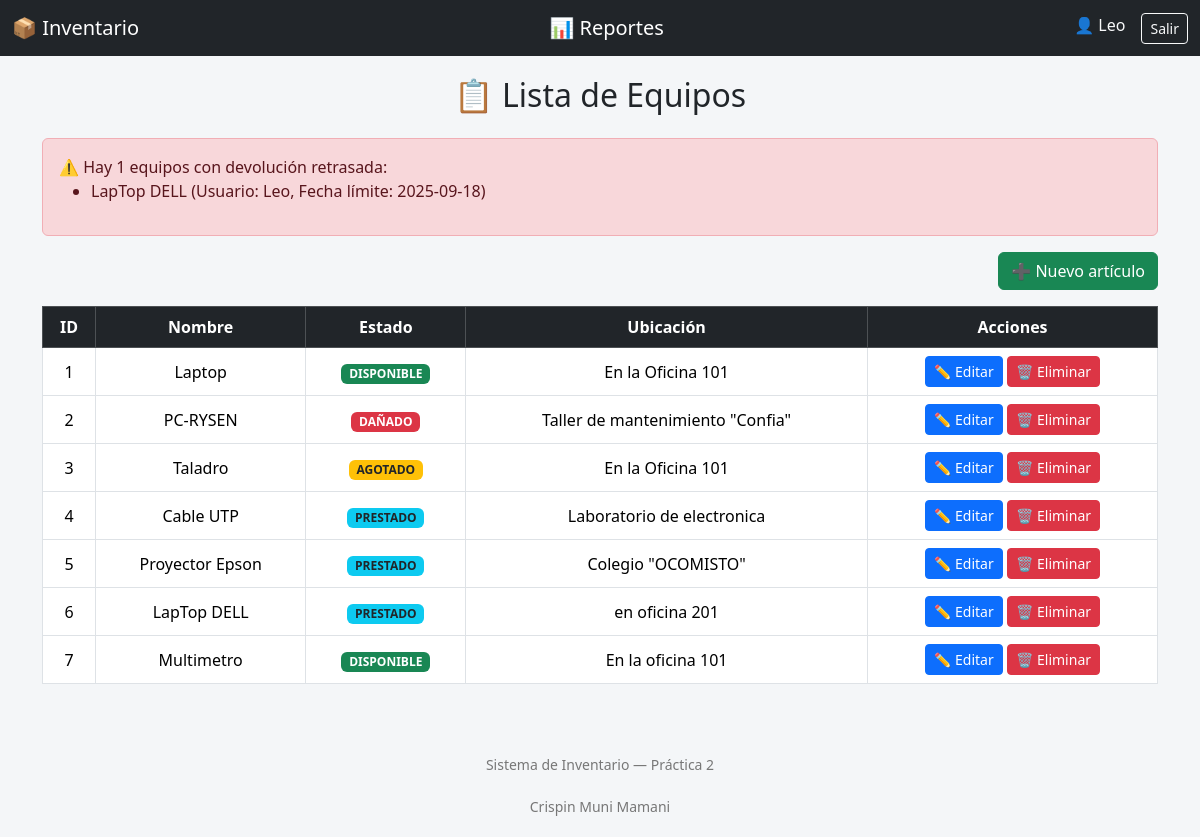
Page /articulos (signed in) on the committed database.
### tables this page shows
CREATE TABLE usuarios(
    id INTEGER PRIMARY KEY AUTOINCREMENT,
    nombre VARCHAR(80),
    cargo VARCHAR(20) CHECK(cargo IN ('Admin','Supervisor','Usuario'))
    );

CREATE TABLE prestamos(
        id INTEGER PRIMARY KEY AUTOINCREMENT,
        id_equipo INTEGER,
        id_usuario INTEGER,
        fecha_prestamo DATE,
        fecha_devolucion DATE,
        FOREIGN KEY (id_equipo) REFERENCES equipos(id),
        FOREIGN KEY (id_usuario) REFERENCES usuarios(id)
    );

CREATE TABLE equipos(
        id INTEGER PRIMARY KEY AUTOINCREMENT,
        nombre VARCHAR(80) NOT NULL,
        estado VARCHAR(20) CHECK(estado IN('DISPONIBLE', 'AGOTADO', 'PRESTADO', 'DAÑADO')),
        ubicacion TEXT 
    );

### app.py (the view)
@app.route("/articulos")
def articulos():
    if "nombre" not in session:
        return redirect(url_for("login"))
    conn=get_conexion()
    equipos=conn.execute("SELECT * FROM equipos").fetchall()
    vencidos = equipos_vencidos()
    conn.close()
    return render_template("articulos.html", equipos=equipos, nombre=session["nombre"], vencidos=vencidos)

### app.py (called while the page is built)
def get_conexion():
    con=sqlite3.connect('Inventarios.db')
    con.row_factory=sqlite3.Row
    return con

def equipos_vencidos():
    conn=get_conexion()
    cursor=conn.cursor()
    hoy=date.today().strftime("%Y-%m-%d")
    cursor.execute('''
                 SELECT e.nombre, p.id_usuario, u.nombre as usuario,p.fecha_devolucion  FROM prestamos p
                 JOIN equipos e ON p.id_equipo=e.id
                 JOIN usuarios u ON p.id_usuario=u.id
                 WHERE p.fecha_devolucion < ? AND e.estado='PRESTADO'
                 ''',(hoy,))
    vencidos=cursor.fetchall()
    conn.close()
    return vencidos

### templates/articulos.html (shortened to what this page needs)
{% extends "base.html" %}
{% block content %}
<h2 class="mb-4 text-center">📋 Lista de Equipos</h2>
{% if vencidos %}
<div class="alert alert-danger">
  ⚠️ Hay {{ vencidos|length }} equipos con devolución retrasada:
  <ul>
    {% for v in vencidos %}
      <li>{{ v.nombre }} (Usuario: {{ v.usuario }}, Fecha límite: {{ v.fecha_devolucion }})</li>
    {% endfor %}
  </ul>
</div>
{% endif %}
<div class="mb-3 text-end">
  <a href="{{ url_for('nuevo') }}" class="btn btn-success">➕ Nuevo artículo</a>
</div>
<table class="table table-hover table-bordered align-middle text-center">
  <thead class="table-dark">
    <tr>
      <th>ID</th>
      <th>Nombre</th>
      <th>Estado</th>
      <th>Ubicación</th>
      <th>Acciones</th>
    </tr>
  </thead>
  <tbody>
    {% for e in equipos %}
    <tr>
      <td>{{ e.id }}</td>
      <td>{{ e.nombre }}</td>
      <td>
        {% if e.estado == 'DISPONIBLE' %}
          <span class="badge bg-success">{{ e.estado }}</span>
        {% elif e.estado == 'AGOTADO' %}
          <span class="badge bg-warning text-dark">{{ e.estado }}</span>
        {% elif e.estado == 'PRESTADO' %}
          <span class="badge bg-info text-dark">{{ e.estado }}</span>
        {% else %}
          <span class="badge bg-danger">{{ e.estado }}</span>
        {% endif %}
      </td>
      <td>{{ e.ubicacion }}</td>
      <td>
        <a href="{{ url_for('editar', id=e.id) }}" class="btn btn-sm btn-primary">✏️ Editar</a>
        <a href="{{ url_for('eliminar', id=e.id) }}" class="btn btn-sm btn-danger" onclick="return confirm('¿Eliminar este artículo?')">🗑️ Eliminar</a>
      </td>
    </tr>
    {% endfor %}
  </tbody>
</table>
{% endblock %}

### templates/base.html (shortened to what this page needs)
<!DOCTYPE html>
<html lang="es">
<head>
  <link href="https://cdn.jsdelivr.net/npm/bootstrap@5.3.2/dist/css/bootstrap.min.css" rel="stylesheet">
</head>
<body>
  {% if session.nombre %}
  <nav class="navbar navbar-expand-lg navbar-dark bg-dark">
    <div class="container-fluid">
      <a class="navbar-brand" href="{{ url_for('articulos') }}">📦 Inventario</a>
      <a class="navbar-brand" href="{{ url_for('reportes_usuarios') }}">📊 Reportes</a>
      <div class="d-flex text-light">
        <span class="me-3">👤 {{ session.nombre }}</span>
        <a class="btn btn-outline-light btn-sm" href="{{ url_for('logout') }}">Salir</a>
      </div>
    </div>
  </nav>
  {% endif %}
  <div class="container">
    {% block content %}{% endblock %}
  </div>
  <footer>
    Sistema de Inventario — Práctica 2 <br><br>
    Crispin Muni Mamani
  </footer>
</body>
</html>

### templates/base.html (style rules this page uses)
body { background-color: #f4f6f8; font-family: "Segoe UI", Arial, sans-serif; }
.navbar { margin-bottom: 20px; }
.table { background: white; }
footer { text-align: center; margin-top: 50px; padding: 20px; color: #777; font-size: 14px; }

### rows in the picture
usuarios: nombre "Leo"
prestamos: nombre "LapTop DELL", usuario "Leo", fecha_devolucion "2025-09-18"
equipos: id "1", nombre "Laptop", estado "DISPONIBLE", ubicacion "En la Oficina 101"
equipos: id "2", nombre "PC-RYSEN", estado "DAÑADO", ubicacion "Taller de mantenimiento \"Confia\""
equipos: id "3", nombre "Taladro", estado "AGOTADO", ubicacion "En la Oficina 101"
equipos: id "4", nombre "Cable UTP", estado "PRESTADO", ubicacion "Laboratorio de electronica"
equipos: id "5", nombre "Proyector Epson", estado "PRESTADO", ubicacion "Colegio \"OCOMISTO\""
equipos: id "6", nombre "LapTop DELL", estado "PRESTADO", ubicacion "en oficina 201"
equipos: id "7", nombre "Multimetro", estado "DISPONIBLE", ubicacion "En la oficina 101"

### other values in the picture
{{ vencidos|length }} "1"
